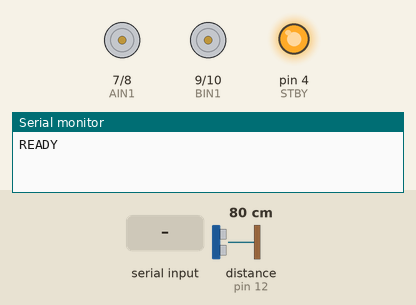
Simulated run of this sketch. Board: Arduino Uno, built with avr-gcc and run on an emulated ATmega328P. On the bench: motor-driver pin pairs drawn as motors (green arrow = first pin HIGH = forward, orange = second pin HIGH = backward, longer = more drive, scaled by the enable pin, stopped while the standby pin is LOW), output pins drawn as LEDs (lit = HIGH), the last lines printed to the serial monitor. The inputs (shaded band) are chosen by the test bench; at power-on: distance to the obstacle (sensor on pin 12) 80 cm. The echo pulse lasts 58.3 µs per cm; pins used as bus, display or sensor lines are not drawn.

Above: at 1.2 s.
1.3 s: "M 90 45 200\n" received over Serial
At 1.4 s:
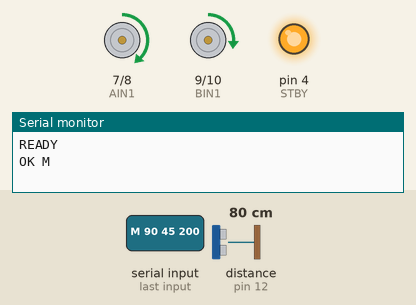
3.0 s: "90,45\n" received over Serial
4.5 s: "S90\n" received over Serial
Timing chart, 0 to 7.5 s (numbered marks = the images above; inputs shaded):
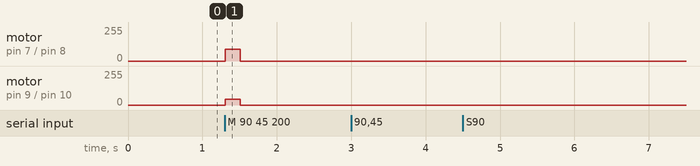

The sketch:

robot_firmware.ino
```cpp
/*
 * robot_firmware.ino - the "spinal cord" of a two-wheeled robot (Arduino Uno or Nano).
 *
 * The microcontroller does the fast, safety-critical work; the agent on the Raspberry Pi or
 * laptop does the slow thinking. They talk over USB serial, one text command per line:
 *
 *   M <left> <right> <ms>   run the motors (-255..255 each) for at most <ms> milliseconds, then stop
 *   S                       stop now
 *   D                       measure the distance ahead in cm with the ultrasonic sensor
 *   P                       ping (replies OK P)
 *
 * Safety lives here, below the AI, where no prompt can change it:
 *   - every motion ends on its own after <ms> (max 2000), so a crashed agent can't leave motors running
 *   - forward motion is refused, or cut, when something is closer than STOP_CM
 *
 * Hardware: TB6612FNG dual motor driver, HC-SR04 ultrasonic sensor, two DC gear motors,
 * a separate battery for the motors (share ground with the Arduino).
 * Not compiled while preparing the course: check pin numbers against your own wiring.
 */

const int PWMA = 5, AIN1 = 7, AIN2 = 8;    // left motor
const int PWMB = 6, BIN1 = 9, BIN2 = 10;   // right motor
const int STBY = 4;                        // driver standby: LOW = everything off
const int TRIG = 11, ECHO = 12;            // ultrasonic sensor

const int STOP_CM = 15;
const unsigned long MAX_MS = 2000;

unsigned long stopAt = 0;     // when the current motion must end (0 = not moving)
bool movingForward = false;
String line;

void setMotor(int pwmPin, int in1, int in2, int speed) {
  speed = constrain(speed, -255, 255);
  digitalWrite(in1, speed > 0);
  digitalWrite(in2, speed < 0);
  analogWrite(pwmPin, abs(speed));
}

void stopMotors() {
  setMotor(PWMA, AIN1, AIN2, 0);
  setMotor(PWMB, BIN1, BIN2, 0);
  stopAt = 0;
  movingForward = false;
}

int distanceCm() {
  digitalWrite(TRIG, LOW);
  delayMicroseconds(2);
  digitalWrite(TRIG, HIGH);
  delayMicroseconds(10);
  digitalWrite(TRIG, LOW);
  unsigned long us = pulseIn(ECHO, HIGH, 25000UL);   // time out after ~4 m
  if (us == 0) return 400;                           // no echo: treat as "far"
  return (int)(us / 58UL);                           // sound: ~58 us per cm, there and back
}

void handle(String cmd) {
  cmd.trim();
  if (cmd.length() == 0) return;
  char op = cmd.charAt(0);
  if (op == 'S') {
    stopMotors();
    Serial.println("OK S");
  } else if (op == 'P') {
    Serial.println("OK P");
  } else if (op == 'D') {
    Serial.print("D ");
    Serial.println(distanceCm());
  } else if (op == 'M') {
    int left = 0, right = 0;
    long ms = 0;
    if (sscanf(cmd.c_str(), "M %d %d %ld", &left, &right, &ms) != 3 || ms <= 0) {
      Serial.println("ERR usage: M <left> <right> <ms>");
      return;
    }
    bool forward = left > 0 && right > 0;
    if (forward && distanceCm() < STOP_CM) {
      Serial.println("ERR obstacle");
      return;
    }
    setMotor(PWMA, AIN1, AIN2, left);
    setMotor(PWMB, BIN1, BIN2, right);
    stopAt = millis() + min((unsigned long)ms, MAX_MS);
    movingForward = forward;
    Serial.println("OK M");
  } else {
    Serial.println("ERR unknown command");
  }
}

void setup() {
  pinMode(PWMA, OUTPUT); pinMode(AIN1, OUTPUT); pinMode(AIN2, OUTPUT);
  pinMode(PWMB, OUTPUT); pinMode(BIN1, OUTPUT); pinMode(BIN2, OUTPUT);
  pinMode(STBY, OUTPUT); pinMode(TRIG, OUTPUT); pinMode(ECHO, INPUT);
  digitalWrite(STBY, HIGH);
  stopMotors();
  Serial.begin(115200);
  Serial.println("READY");
}

void loop() {
  while (Serial.available()) {               // read a line without blocking the loop
    char c = Serial.read();
    if (c == '\n') { handle(line); line = ""; }
    else if (line.length() < 40) line += c;
  }
  if (stopAt && (long)(millis() - stopAt) >= 0) stopMotors();              // motion timer ran out
  static unsigned long lastCheck = 0;
  if (movingForward && millis() - lastCheck > 60) {                         // reflex: obstacle ahead
    lastCheck = millis();
    if (distanceCm() < STOP_CM) { stopMotors(); Serial.println("EVENT obstacle_stop"); }
  }
}
```

Measured:
- after the input at 1.3 s, motor on pin 7 (AIN1) / pin 8 (AIN2): stopped → forward 90/255 at once, → stopped 0.20 s later; motor on pin 9 (BIN1) / pin 10 (BIN2): stopped → forward 45/255 at once, → stopped 0.20 s later
